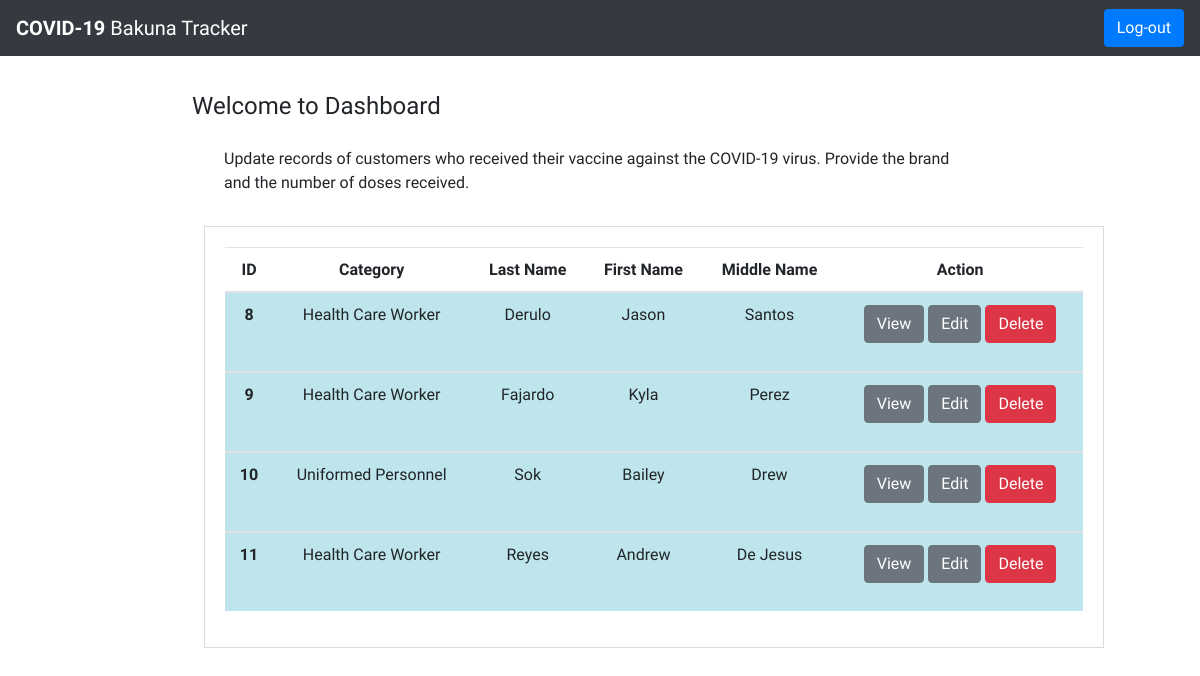
Before: /admin_dashboard with the older database file.
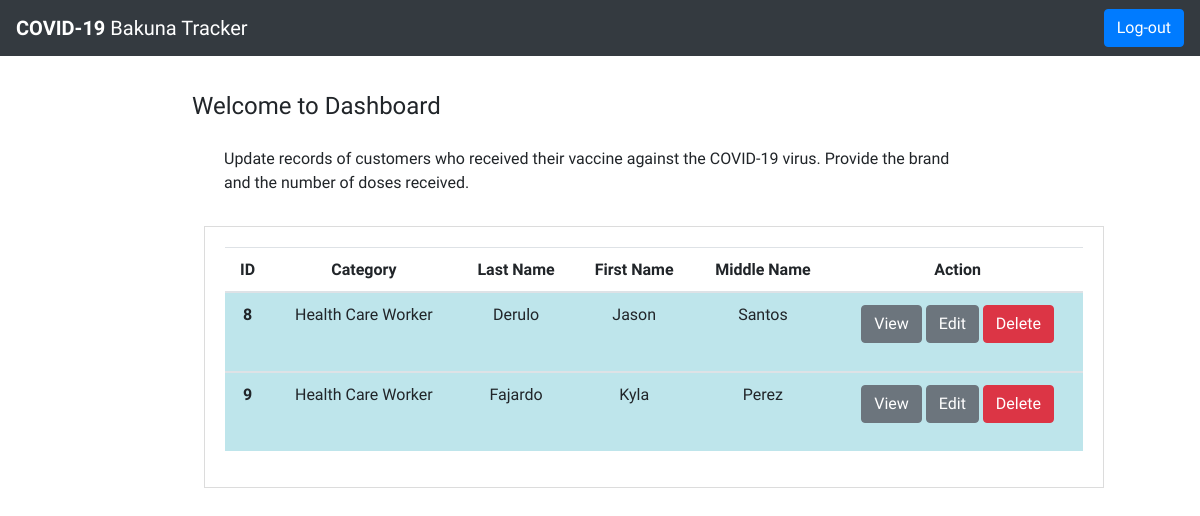
After: the same page with the newer database file.
### tables this page shows
CREATE TABLE DATA(
                id INTEGER PRIMARY KEY AUTOINCREMENT,
                category VARCHAR(20) NOT NULL,
                last_name VARCHAR(20) NOT NULL,
                first_name VARCHAR(20) NOT NULL,
                mid_name VARCHAR(20),
                contact_num TEXT NOT NULL,
                email TEXT NOT NULL,
                birthmonth VARCHAR(20) NOT NULL,
                birthdate INTEGER NOT NULL,
                birthyear INTEGER NOT NULL,
                age INTEGER NOT NULL,
                gender VARCHAR(20) NOT NULL,
                civil_status VARCHAR(20) NOT NULL,
                region VARCHAR(50) NOT NULL,
                province VARCHAR(50) NOT NULL,
                city VARCHAR(50) NOT NULL,
                barangay TEXT NOT NULL,
                address TEXT NOT NULL,
                pregnancy_status TEXT NOT NULL,
                covid_interaction TEXT NOT NULL,
                allergy TEXT NOT NULL,
                allergy_list VARCHAR(100),
                comorbidity TEXT NOT NULL,
                selection VARCHAR(100),
                diagnosis TEXT NOT NULL,
                classification VARCHAR(100),
                covid_date TEXT NOT NULL,
                consent TEXT NOT NULL,
                vaccine_status VARCHAR(50),
                vaccine VARCHAR(50),
                username VARCHAR(20) NOT NULL,
                password VARCHAR(20) NOT NULL);

### app.py (the view)
@app.route('/admin_dashboard')
def dashboard1():
    data = read_all()
    return render_template('admin_dashboard.html', data=data)

### app.py (called while the page is built)
@app.teardown_appcontext
def close_connect(exception):
    db = getattr(g, '_database', None)
    if db is not None:
        db.close()

### data.py (called while the page is built)
def connect_db(db_path):
    conn = sqlite3.connect(db_path)
    conn.row_factory = sqlite3.Row
    return (conn, conn.cursor())

def read_all():
    conn, cur = connect_db(db_path)
    query = 'SELECT * FROM DATA'
    result = cur.execute(query,).fetchall()
    conn.close()
    return result

### templates/admin_dashboard.html (shortened to what this page needs)
{% extends 'base2.html' %}
{% block content %}
<h2 style="margin-top: 1.5em; margin-bottom: 1.1em; margin-left:8em; text-align:left"><b>Welcome to Dashboard</b></h2>
<p style="margin-top: 1.5em; margin-bottom: 1.1em; margin-left:14em; margin-right:14em; text-align:left">Update records of customers who received their vaccine against the COVID-19 virus. Provide the brand and the number of doses received.</p>
<div class="columnsContainer" style="margin-left:17%">
  <div class="leftColumn" style="width:900px; max-width:100%">
    <div class="article">
      <table class="table table-hover table-fixed" style="text-align:center; width:895px; max-width:100%">
        <thead>
          <tr>
            <th>ID</th>
            <th>Category</th>
            <th>Last Name</th>
            <th>First Name</th>
            <th>Middle Name</th>
            <th>Action</th>
          </tr>
        </thead>
        {% for row in data %}
          <tbody>
            <tr class="table-info">
              <th scope="row">{{ row["id"] }}</th>
              <td>{{ row["category"] }}</td>
              <td>{{ row["last_name"] }}</td>
              <td>{{ row["first_name"] }}</td>
              <td>{{ row["mid_name"] }}</td>
              <td>
                <form action="{{ url_for('modify', data_id=row['id']) }}" method="post">
                  <input class="btn btn-secondary" type="submit" value="View" name="action">
                  <input class="btn btn-secondary" type="submit" value="Edit" name="action">
                  <input class="btn btn-danger" type="submit" value="Delete" name="action">
                </form>
              </td>
            </tr>
          </tbody>
        {% endfor %}
      </table>
    </div>
  </div>
</div>
{% endblock %}

Changed rows visible on the page:
removed DATA: id "10", category "Uniformed Personnel", last_name "Sok", first_name "Bailey", mid_name "Drew"
removed DATA: id "11", category "Health Care Worker", last_name "Reyes", first_name "Andrew", mid_name "De Jesus"
